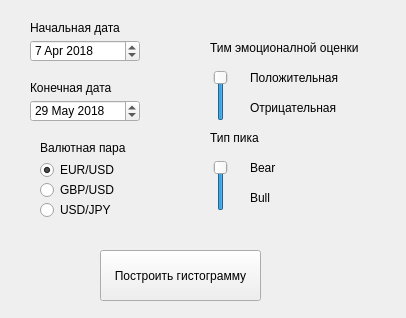
<?xml version="1.0" encoding="UTF-8"?>
<ui version="4.0">
    <class>Form</class>
    <widget class="QWidget" name="Form">
        <property name="geometry">
            <rect>
                <x>0</x>
                <y>0</y>
                <width>406</width>
                <height>318</height>
            </rect>
        </property>
        <property name="windowTitle">
            <string>Form</string>
        </property>
        <widget class="QLabel" name="label_2">
            <property name="geometry">
                <rect>
                    <x>30</x>
                    <y>20</y>
                    <width>101</width>
                    <height>16</height>
                </rect>
            </property>
            <property name="text">
                <string>Начальная дата</string>
            </property>
        </widget>
        <widget class="QLabel" name="label_3">
            <property name="geometry">
                <rect>
                    <x>30</x>
                    <y>80</y>
                    <width>101</width>
                    <height>16</height>
                </rect>
            </property>
            <property name="text">
                <string>Конечная дата</string>
            </property>
        </widget>
        <widget class="QDateEdit" name="dateEdit">
            <property name="geometry">
                <rect>
                    <x>30</x>
                    <y>40</y>
                    <width>110</width>
                    <height>22</height>
                </rect>
            </property>
            <property name="date">
                <date>
                    <year>2018</year>
                    <month>4</month>
                    <day>7</day>
                </date>
            </property>
        </widget>
        <widget class="QDateEdit" name="dateEdit_2">
            <property name="geometry">
                <rect>
                    <x>30</x>
                    <y>100</y>
                    <width>110</width>
                    <height>22</height>
                </rect>
            </property>
            <property name="date">
                <date>
                    <year>2018</year>
                    <month>5</month>
                    <day>29</day>
                </date>
            </property>
        </widget>
        <widget class="QRadioButton" name="radioButton">
            <property name="enabled">
                <bool>true</bool>
            </property>
            <property name="geometry">
                <rect>
                    <x>40</x>
                    <y>160</y>
                    <width>95</width>
                    <height>20</height>
                </rect>
            </property>
            <property name="text">
                <string>EUR/USD</string>
            </property>
            <property name="checked">
                <bool>true</bool>
            </property>
        </widget>
        <widget class="QRadioButton" name="radioButton_2">
            <property name="geometry">
                <rect>
                    <x>40</x>
                    <y>180</y>
                    <width>95</width>
                    <height>20</height>
                </rect>
            </property>
            <property name="text">
                <string>GBP/USD</string>
            </property>
        </widget>
        <widget class="QRadioButton" name="radioButton_3">
            <property name="geometry">
                <rect>
                    <x>40</x>
                    <y>200</y>
                    <width>95</width>
                    <height>20</height>
                </rect>
            </property>
            <property name="text">
                <string>USD/JPY</string>
            </property>
        </widget>
        <widget class="QLabel" name="label_4">
            <property name="geometry">
                <rect>
                    <x>40</x>
                    <y>140</y>
                    <width>101</width>
                    <height>16</height>
                </rect>
            </property>
            <property name="text">
                <string>Валютная пара</string>
            </property>
        </widget>
        <widget class="QPushButton" name="pushButton">
            <property name="geometry">
                <rect>
                    <x>100</x>
                    <y>250</y>
                    <width>161</width>
                    <height>51</height>
                </rect>
            </property>
            <property name="text">
                <string>Построить гистограмму</string>
            </property>
        </widget>
        <widget class="QLabel" name="label_5">
            <property name="geometry">
                <rect>
                    <x>210</x>
                    <y>40</y>
                    <width>161</width>
                    <height>16</height>
                </rect>
            </property>
            <property name="text">
                <string>Тим эмоционалной оценки</string>
            </property>
        </widget>
        <widget class="QSlider" name="verticalSlider">
            <property name="geometry">
                <rect>
                    <x>210</x>
                    <y>70</y>
                    <width>22</width>
                    <height>51</height>
                </rect>
            </property>
            <property name="maximum">
                <number>1</number>
            </property>
            <property name="value">
                <number>1</number>
            </property>
            <property name="orientation">
                <enum>Qt::Vertical</enum>
            </property>
        </widget>
        <widget class="QLabel" name="label_6">
            <property name="geometry">
                <rect>
                    <x>250</x>
                    <y>70</y>
                    <width>101</width>
                    <height>16</height>
                </rect>
            </property>
            <property name="text">
                <string>Положительная</string>
            </property>
        </widget>
        <widget class="QLabel" name="label_7">
            <property name="geometry">
                <rect>
                    <x>250</x>
                    <y>100</y>
                    <width>101</width>
                    <height>16</height>
                </rect>
            </property>
            <property name="text">
                <string>Отрицательная</string>
            </property>
        </widget>
        <widget class="QLabel" name="label_8">
            <property name="geometry">
                <rect>
                    <x>210</x>
                    <y>130</y>
                    <width>161</width>
                    <height>16</height>
                </rect>
            </property>
            <property name="text">
                <string>Тип пика</string>
            </property>
        </widget>
        <widget class="QLabel" name="label_9">
            <property name="geometry">
                <rect>
                    <x>250</x>
                    <y>160</y>
                    <width>101</width>
                    <height>16</height>
                </rect>
            </property>
            <property name="text">
                <string>Bear</string>
            </property>
        </widget>
        <widget class="QLabel" name="label_10">
            <property name="geometry">
                <rect>
                    <x>250</x>
                    <y>190</y>
                    <width>101</width>
                    <height>16</height>
                </rect>
            </property>
            <property name="text">
                <string>Bull</string>
            </property>
        </widget>
        <widget class="QSlider" name="verticalSlider_2">
            <property name="geometry">
                <rect>
                    <x>210</x>
                    <y>160</y>
                    <width>22</width>
                    <height>51</height>
                </rect>
            </property>
            <property name="maximum">
                <number>1</number>
            </property>
            <property name="value">
                <number>1</number>
            </property>
            <property name="orientation">
                <enum>Qt::Vertical</enum>
            </property>
        </widget>
    </widget>
    <resources/>
    <connections/>
</ui>
